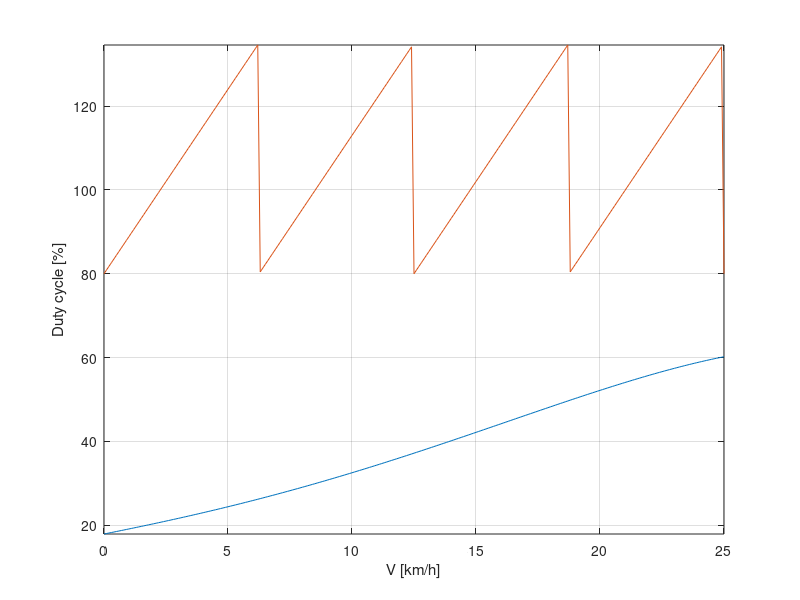

MATLAB code for this plot:
clc; clear; close all;

% x is targetVelocityWheel, in km/h
dx = 0.1;
x = 0:dx:25;

algorithm_eq_component = -1.0;

y = ( (-0.00000044 .* (x.^5) ) - ( 0.000049 .* (x.^4) ) + ...
    ( 0.00164 .* (x.^3) ) + ( 0.0169 .* (x.^2) ) + ( 1.1815 .* x ) + 18.912 + ...
    algorithm_eq_component);

    plot(x,y); hold on; grid on; axis tight;
        xlabel("V [km/h]"); ylabel("Duty cycle [%]");

    yy =  80 + 0.1 .*( (650 - 100) .* mod((x+50), 6.25) ./ 6.25);
    % yy = generateSawtooth(200, 700, 4, 25, dx);
    plot(x, yy);



    fs = 44100; 
    dt = 0.01; 
    soundDuration = 0.01; 

    soundSignal = [];
    for freq = yy
        t = 0:1/fs:soundDuration; 
        soundWave = sin(2 * pi * freq * t); 
        soundSignal = [soundSignal, soundWave]; 
        soundDuration = soundDuration + 0.0001; 
    end

    soundSignal = soundSignal / max(abs(soundSignal));
    % sound(soundSignal, fs);

    hold off;
    % figure(2);
    % plot(soundSignal);

function [y] = generateSawtooth(minFreq, maxFreq, periods, xMax, dx)
    x = 0:dx:xMax;
    
    periodLength = xMax / periods;
    
    normalizedX = mod(x, periodLength) / periodLength;
    
    y = minFreq + (maxFreq - minFreq) * normalizedX;
end